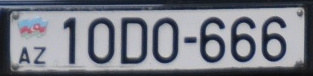
#> input picture data/original/licence_1.jpg, 313 x 76 px; its folder holds only this picture in this run
$ jupyter execute --allow-errors motion_deblurring.ipynb   (shell and % lines are left out)
#> lines starting #> are read from the running program, lines starting #| are printed output that depends on the picture
# 🚗 Motion Deblurring of License Plate Images

> **Computer Vision Final Project**; Group **BufferOverflow** (Methqphore)

This notebook implements a complete pipeline for:
1. **Simulating** motion blur on license plate images using parametric PSF kernels
2. **Restoring** degraded images via Inverse Filtering and Wiener Filtering (frequency domain)
3. **Enhancing** restored images with CLAHE, Unsharp Masking, and Adaptive Binarization
4. **Evaluating** restoration quality using PSNR and SSIM metrics
5. **Visualizing** results with comparison panels and statistical charts

---

## 1. Setup & Imports

We use **OpenCV** for image processing, **NumPy** for array operations and FFT,
**scikit-image** for quality metrics, **pandas** for tabular results, and **matplotlib** for visualization.

[cell 1]
import os
import re
import cv2
import numpy as np
import pandas as pd
import matplotlib.pyplot as plt
from skimage.metrics import peak_signal_noise_ratio, structural_similarity

# Display settings
plt.rcParams['figure.figsize'] = (14, 5)
plt.rcParams['figure.dpi'] = 100

print('All imports successful.')

## 2. Configuration & Folder Setup

Define all paths and parameters in one place for easy modification.

[cell 2]
# ── Paths ──────────────────────────────────────────────────
INPUT_FOLDER             = '../data/original'
BLURRED_FOLDER           = '../data/blurred'
KERNEL_FOLDER            = '../data/kernels'
RESTORED_INVERSE_FOLDER  = '../data/restored_inverse'
RESTORED_WIENER_FOLDER   = '../data/restored_wiener'
ENHANCED_FOLDER          = '../data/enhanced'
THRESHOLDED_FOLDER       = '../data/thresholded'
COMPARISON_FOLDER        = '../data/comparisons'
ENHANCE_COMPARISON_FOLDER = '../data/enhanced_comparisons'
METRICS_FOLDER           = '../data/metrics'

# ── Image dimensions ───────────────────────────────────────
IMG_WIDTH  = 256
IMG_HEIGHT = 128

# ── Blur parameters ────────────────────────────────────────
BLUR_LENGTHS = [5, 10, 15, 20]
BLUR_ANGLES  = [0, 15, 30, 45]

# ── Create output directories ──────────────────────────────
for folder in [
    BLURRED_FOLDER, KERNEL_FOLDER,
    RESTORED_INVERSE_FOLDER, RESTORED_WIENER_FOLDER,
    ENHANCED_FOLDER, THRESHOLDED_FOLDER,
    COMPARISON_FOLDER, ENHANCE_COMPARISON_FOLDER,
    METRICS_FOLDER
]:
    os.makedirs(folder, exist_ok=True)

print('All output directories created.')

## 3. Preprocessing & Motion Blur Simulation

### Theory

Motion blur is modeled as a **convolution** of the sharp image $f(x,y)$ with a
**Point Spread Function (PSF)** $h(x,y)$:

$$g(x,y) = f(x,y) * h(x,y) + n(x,y)$$

where $g$ is the blurred observation and $n$ is additive noise.

The PSF for linear motion of length $L$ at angle $\\theta$ is a thin line rotated
about its center. We normalize it so $\\sum h = 1$.

### Steps
1. Load each image → convert to **grayscale** → resize to 256×128
2. Create parametric motion blur kernels (4 lengths × 4 angles = 16 variants)
3. Apply each kernel via `cv2.filter2D` (spatial-domain convolution)

[cell 3]
def preprocess_image(image, width=IMG_WIDTH, height=IMG_HEIGHT):
    """Convert BGR image to grayscale and resize to fixed resolution."""
    gray = cv2.cvtColor(image, cv2.COLOR_BGR2GRAY)
    resized = cv2.resize(gray, (width, height))
    return resized


def motion_blur_kernel(length=15, angle=0):
    """
    Create a 2D motion blur kernel with given length and angle.

    The kernel is a horizontal line of 1s, rotated by the specified angle,
    then normalized so the sum equals 1.
    """
    kernel = np.zeros((length, length), dtype=np.float32)
    kernel[length // 2, :] = 1.0

    # Rotate around center
    center = (length / 2 - 0.5, length / 2 - 0.5)
    rotation_matrix = cv2.getRotationMatrix2D(center, angle, 1.0)
    rotated_kernel = cv2.warpAffine(kernel, rotation_matrix, (length, length))

    # Normalize
    kernel_sum = rotated_kernel.sum()
    if kernel_sum != 0:
        rotated_kernel /= kernel_sum

    return rotated_kernel


def apply_motion_blur(image, kernel):
    """Apply convolution using the motion blur kernel."""
    return cv2.filter2D(image, -1, kernel)


def save_kernel_visualization(kernel, save_path):
    """Save a normalized visualization of the kernel as an image."""
    vis = cv2.normalize(kernel.copy(), None, 0, 255, cv2.NORM_MINMAX)
    cv2.imwrite(save_path, vis.astype(np.uint8))

### Visualize sample kernels

Let's inspect what the motion blur kernels look like at different lengths and angles.

[cell 4]
fig, axes = plt.subplots(len(BLUR_LENGTHS), len(BLUR_ANGLES),
                         figsize=(12, 10))
fig.suptitle('Motion Blur Kernels (PSF)', fontsize=14, fontweight='bold')

for i, length in enumerate(BLUR_LENGTHS):
    for j, angle in enumerate(BLUR_ANGLES):
        kernel = motion_blur_kernel(length=length, angle=angle)
        axes[i, j].imshow(kernel, cmap='hot', interpolation='nearest')
        axes[i, j].set_title(f'L={length}, A={angle}°', fontsize=9)
        axes[i, j].axis('off')

plt.tight_layout()
plt.show()
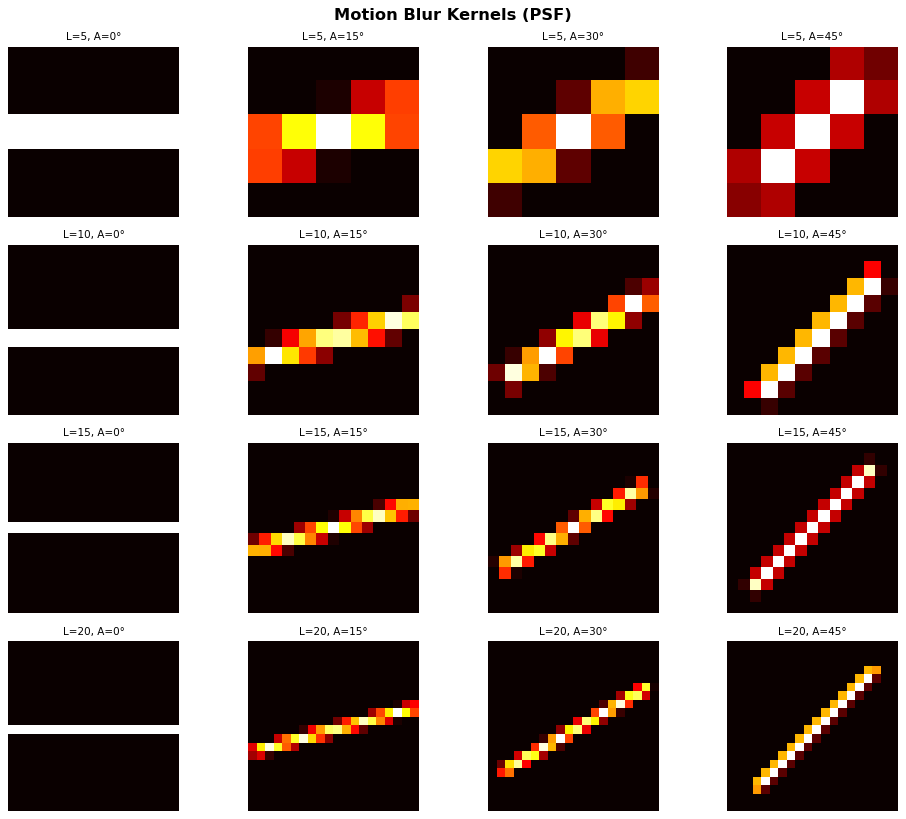
#> figure drawn by matplotlib, 16 panels

### Process entire dataset

Apply all 16 blur configurations to each of the 50 original images.

[cell 5]
image_files = sorted([
    f for f in os.listdir(INPUT_FOLDER)
    if f.lower().endswith(('.png', '.jpg', '.jpeg', '.bmp'))
])

print(f'Found {len(image_files)} original images.')

for filename in image_files:
    image_path = os.path.join(INPUT_FOLDER, filename)
    image = cv2.imread(image_path)
#> image is the input picture: shape (76, 313, 3); mean B, G, R 133.8, 124.4, 121.6

    if image is None:
        print(f'Could not read: {filename}')
        continue

    processed = preprocess_image(image)
#> in preprocess_image, `gray = cv2.cvtColor(image, cv2.COLOR_BGR2GRAY)`:
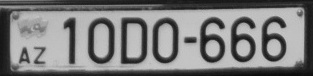
#> gray: shape (76, 313); min 11, max 205, mean 124.7
#> in preprocess_image, `resized = cv2.resize(gray, (width, height))`:
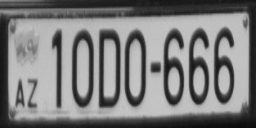
#> resized: shape (128, 256); min 11, max 201, mean 124.6
    base_name, _ = os.path.splitext(filename)

    for length in BLUR_LENGTHS:
        for angle in BLUR_ANGLES:
            kernel = motion_blur_kernel(length=length, angle=angle)
            blurred = apply_motion_blur(processed, kernel)

            blurred_name = f'{base_name}_L{length}_A{angle}.png'
            kernel_name  = f'kernel_L{length}_A{angle}.png'

            cv2.imwrite(os.path.join(BLURRED_FOLDER, blurred_name), blurred)
            save_kernel_visualization(
                kernel, os.path.join(KERNEL_FOLDER, kernel_name)
            )
#> this loop made 4 passes
#> pass 1, `cv2.imwrite(os.path.join(BLURRED_FOLDER, blurred_name), blurred)`:
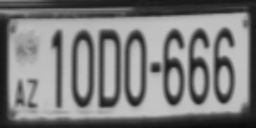
#> saved as licence_1_L5_A0.png: shape (128, 256); min 13, max 198, mean 124.6
#> after the loop:
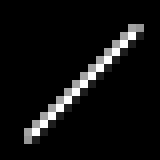
#> kernel: shape (20, 20) float32 (shown 8 times larger); min 0, max 0.0403, mean 0.0025; drawn with min black and max white

print(f'Blur simulation complete. Generated {len(image_files) * len(BLUR_LENGTHS) * len(BLUR_ANGLES)} blurred images.')

### Sample: Original vs. Blurred

Visualize one image under all blur configurations.

[cell 6]
# Pick the first image for demonstration
sample_file = image_files[0]
sample_img = preprocess_image(cv2.imread(os.path.join(INPUT_FOLDER, sample_file)))

fig, axes = plt.subplots(len(BLUR_LENGTHS) + 1, len(BLUR_ANGLES),
                         figsize=(14, 12))

# Top row: original repeated
for j in range(len(BLUR_ANGLES)):
    axes[0, j].imshow(sample_img, cmap='gray')
    axes[0, j].set_title('Original' if j == 0 else '', fontsize=9)
    axes[0, j].axis('off')

for i, length in enumerate(BLUR_LENGTHS):
    for j, angle in enumerate(BLUR_ANGLES):
        kernel = motion_blur_kernel(length=length, angle=angle)
        blurred = apply_motion_blur(sample_img, kernel)
        axes[i + 1, j].imshow(blurred, cmap='gray')
        axes[i + 1, j].set_title(f'L={length}, A={angle}°', fontsize=9)
        axes[i + 1, j].axis('off')
#> this loop made 4 passes

fig.suptitle(f'Blur Simulation — {sample_file}', fontsize=14, fontweight='bold')
plt.tight_layout()
plt.show()
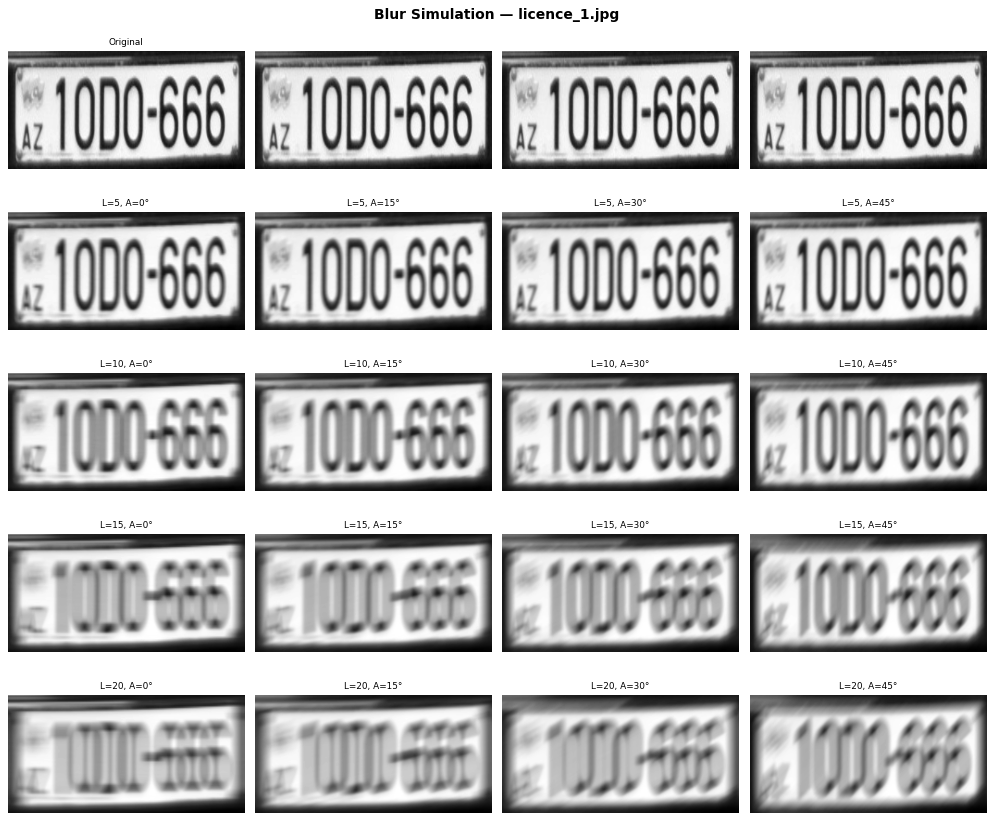
#> figure drawn by matplotlib, 20 panels

## 4. Image Restoration (Deblurring)

### Theory

In the **frequency domain**, convolution becomes multiplication:

$$G(u,v) = F(u,v) \cdot H(u,v) + N(u,v)$$

#### Inverse Filtering
Direct division recovers the original spectrum:

$$\hat{F}(u,v) = \frac{G(u,v)}{H(u,v)}$$

This is extremely sensitive to noise — where $|H|$ is small, noise is amplified dramatically.

#### Wiener Filtering
Adds regularization to suppress noise amplification:

$$\hat{F}(u,v) = \frac{H^*(u,v)}{|H(u,v)|^2 + K} \cdot G(u,v)$$

where $K$ is a regularization constant controlling the noise-suppression trade-off.

[cell 7]
# [49 lines left out: functions psf_to_otf, inverse_filter, wiener_filter, not called in this run]

[cell 8]
# [10 lines left out: function parse_filename, not called in this run]

### Run deblurring on all blurred images

[cell 9]
blurred_files = sorted([
    f for f in os.listdir(BLURRED_FOLDER)
    if f.lower().endswith(('.png', '.jpg', '.jpeg', '.bmp'))
])
#> blurred_files = []

print(f'Found {len(blurred_files)} blurred images to restore.')
#| Found 0 blurred images to restore.

for filename in blurred_files:
    image_path = os.path.join(BLURRED_FOLDER, filename)
    blurred = cv2.imread(image_path, cv2.IMREAD_GRAYSCALE)

    if blurred is None:
        continue

    base_name, length, angle = parse_filename(filename)
    if base_name is None:
        continue

    kernel = motion_blur_kernel(length=length, angle=angle)

    restored_inv    = inverse_filter(blurred, kernel, eps=1e-3)
    restored_wiener = wiener_filter(blurred, kernel, K=0.01)

    inv_name    = f'{base_name}_L{length}_A{angle}_inverse.png'
    wiener_name = f'{base_name}_L{length}_A{angle}_wiener.png'

    cv2.imwrite(os.path.join(RESTORED_INVERSE_FOLDER, inv_name), restored_inv)
    cv2.imwrite(os.path.join(RESTORED_WIENER_FOLDER, wiener_name), restored_wiener)

print('Deblurring complete.')

### Sample: Inverse vs. Wiener Filtering

[cell 10]
# Show one example at L=15, A=0
sample_base, _ = os.path.splitext(sample_file)
demo_L, demo_A = 15, 0

original = preprocess_image(cv2.imread(os.path.join(INPUT_FOLDER, sample_file)))
blurred  = cv2.imread(os.path.join(BLURRED_FOLDER, f'{sample_base}_L{demo_L}_A{demo_A}.png'),
                      cv2.IMREAD_GRAYSCALE)
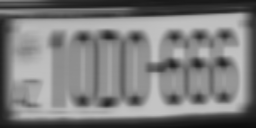
#> blurred: shape (128, 256); min 13, max 195, mean 124.6
inv_res  = cv2.imread(os.path.join(RESTORED_INVERSE_FOLDER,
                      f'{sample_base}_L{demo_L}_A{demo_A}_inverse.png'),
                      cv2.IMREAD_GRAYSCALE)
wien_res = cv2.imread(os.path.join(RESTORED_WIENER_FOLDER,
                      f'{sample_base}_L{demo_L}_A{demo_A}_wiener.png'),
                      cv2.IMREAD_GRAYSCALE)

fig, axes = plt.subplots(1, 4, figsize=(16, 4))
titles = ['Original', f'Blurred (L={demo_L}, A={demo_A}°)', 'Inverse Filter', 'Wiener Filter']
images = [original, blurred, inv_res, wien_res]

#> (the rest of this cell did not finish here and is left out)

## 5. Post-Processing Enhancement

After Wiener restoration, we apply a 3-stage enhancement pipeline:

1. **CLAHE** (Contrast-Limited Adaptive Histogram Equalization) improves local contrast
2. **Unsharp Masking** sharpens edges by amplifying high-frequency components
3. **Adaptive Binarization** converts to binary for character segmentation

[cell 11]
# [19 lines left out: functions apply_clahe, unsharp_mask, adaptive_binarization, not called in this run]


def enhance_image(image):
    """Full enhancement pipeline: denoise → CLAHE → sharpen → binarize."""
    denoised   = cv2.GaussianBlur(image, (3, 3), 0)
    contrast   = apply_clahe(denoised, clip_limit=2.0, tile_grid_size=(8, 8))
    sharpened  = unsharp_mask(contrast, sigma=1.0, strength=1.2)
    binary     = adaptive_binarization(sharpened)
    return contrast, sharpened, binary

### Run enhancement on all Wiener-restored images

[cell 12]
# [9 lines left out: function add_label, not called in this run]


wiener_files = sorted([
    f for f in os.listdir(RESTORED_WIENER_FOLDER)
    if f.lower().endswith(('.png', '.jpg', '.jpeg', '.bmp'))
])

for filename in wiener_files:
    path = os.path.join(RESTORED_WIENER_FOLDER, filename)
    image = cv2.imread(path, cv2.IMREAD_GRAYSCALE)
    if image is None:
        continue

    contrast, sharpened, binary = enhance_image(image)

    enhanced_name   = filename.replace('_wiener', '_enhanced')
    binary_name     = filename.replace('_wiener', '_binary')
    comparison_name = filename.replace('_wiener', '_enhancement_panel')

    cv2.imwrite(os.path.join(ENHANCED_FOLDER, enhanced_name), sharpened)
    cv2.imwrite(os.path.join(THRESHOLDED_FOLDER, binary_name), binary)

    # Build comparison panel: Wiener | CLAHE | Sharpened | Thresholded
    panel = np.hstack([
        add_label(image, 'Wiener'),
        add_label(contrast, 'CLAHE'),
        add_label(sharpened, 'Sharpened'),
        add_label(binary, 'Thresholded')
    ])
    cv2.imwrite(os.path.join(ENHANCE_COMPARISON_FOLDER, comparison_name), panel)

print(f'Enhancement complete. Processed {len(wiener_files)} images.')

### Sample: Enhancement Pipeline

[cell 13]
# Show enhancement stages for the demo image
wien_demo = cv2.imread(
    os.path.join(RESTORED_WIENER_FOLDER, f'{sample_base}_L{demo_L}_A{demo_A}_wiener.png'),
    cv2.IMREAD_GRAYSCALE
)
#> (the rest of this cell did not finish here and is left out)

## 6. Evaluation & Metrics

We quantitatively assess restoration quality using two standard metrics:

- **PSNR** (Peak Signal-to-Noise Ratio): measures pixel-level fidelity (higher = better)
- **SSIM** (Structural Similarity Index): measures perceptual similarity (closer to 1 = better)

Both metrics compare restored images against the original ground truth.

[cell 14]
# [15 lines left out: functions compute_metrics, build_comparison_panel, not called in this run]

### Compute metrics for all images

[cell 15]
rows = []

for blurred_filename in sorted(os.listdir(BLURRED_FOLDER)):
    if not blurred_filename.lower().endswith(('.png', '.jpg', '.jpeg', '.bmp')):
        continue

    base_name, length, angle = parse_filename(blurred_filename)
    if base_name is None:
        continue

    # Find original
    original_path = None
    for ext in ['.png', '.jpg', '.jpeg', '.bmp']:
        candidate = os.path.join(INPUT_FOLDER, base_name + ext)
        if os.path.exists(candidate):
            original_path = candidate
            break
    if original_path is None:
        continue

    inv_name    = f'{base_name}_L{length}_A{angle}_inverse.png'
    wiener_name = f'{base_name}_L{length}_A{angle}_wiener.png'

    inverse_path = os.path.join(RESTORED_INVERSE_FOLDER, inv_name)
    wiener_path  = os.path.join(RESTORED_WIENER_FOLDER, wiener_name)

    if not os.path.exists(inverse_path) or not os.path.exists(wiener_path):
        continue

    original_bgr = cv2.imread(original_path)
    blurred_img  = cv2.imread(os.path.join(BLURRED_FOLDER, blurred_filename), cv2.IMREAD_GRAYSCALE)
    inverse_img  = cv2.imread(inverse_path, cv2.IMREAD_GRAYSCALE)
    wiener_img   = cv2.imread(wiener_path, cv2.IMREAD_GRAYSCALE)

    if any(x is None for x in [original_bgr, blurred_img, inverse_img, wiener_img]):
        continue

    original = preprocess_image(original_bgr)

    psnr_b, ssim_b = compute_metrics(original, blurred_img)
    psnr_i, ssim_i = compute_metrics(original, inverse_img)
    psnr_w, ssim_w = compute_metrics(original, wiener_img)

    # Save comparison panel
    panel = build_comparison_panel(original, blurred_img, inverse_img, wiener_img)
    comp_name = f'{base_name}_L{length}_A{angle}_comparison.png'
    cv2.imwrite(os.path.join(COMPARISON_FOLDER, comp_name), panel)

    rows.append({
        'image': base_name, 'blur_length': length, 'angle': angle,
        'psnr_blurred': round(psnr_b, 3), 'ssim_blurred': round(ssim_b, 4),
        'psnr_inverse': round(psnr_i, 3), 'ssim_inverse': round(ssim_i, 4),
        'psnr_wiener':  round(psnr_w, 3), 'ssim_wiener':  round(ssim_w, 4),
    })

#> (the rest of this cell did not finish here and is left out)

### Detailed results (first 20 rows)

#> (a cell that did not finish here is left out)

## 7. Visualization & Analysis

Let's visualize the metrics to understand how blur severity affects restoration quality.

### 7.1 Mean PSNR & SSIM and Blurred vs. Inverse vs. Wiener

[cell 17]
methods = ['Blurred', 'Inverse Filter', 'Wiener Filter']
#> (the rest of this cell did not finish here and is left out)

### 7.2 PSNR vs. Blur Kernel Length

#> (a cell that did not finish here is left out)

### 7.3 PSNR vs. Blur Angle

#> (a cell that did not finish here is left out)

### 7.4 Heatmap: Wiener PSNR by Length × Angle

#> (a cell that did not finish here is left out)

### 7.5 Multi-Image Comparison Grid

Show 5 sample images at a moderate blur (L=15, A=0) across all pipeline stages.

[cell 21]
sample_images = image_files[:5]  # First 5 images
demo_params = (15, 0)

fig, axes = plt.subplots(5, 4, figsize=(16, 16))
col_titles = ['Original', 'Blurred', 'Inverse Filter', 'Wiener Filter']

for j, title in enumerate(col_titles):
    axes[0, j].set_title(title, fontsize=12, fontweight='bold')

for i, fname in enumerate(sample_images):
    bname, _ = os.path.splitext(fname)
    L, A = demo_params

    orig = preprocess_image(cv2.imread(os.path.join(INPUT_FOLDER, fname)))
    blur = cv2.imread(os.path.join(BLURRED_FOLDER, f'{bname}_L{L}_A{A}.png'),
                      cv2.IMREAD_GRAYSCALE)
    inv  = cv2.imread(os.path.join(RESTORED_INVERSE_FOLDER, f'{bname}_L{L}_A{A}_inverse.png'),
                      cv2.IMREAD_GRAYSCALE)
    wien = cv2.imread(os.path.join(RESTORED_WIENER_FOLDER, f'{bname}_L{L}_A{A}_wiener.png'),
                      cv2.IMREAD_GRAYSCALE)

    for j, img in enumerate([orig, blur, inv, wien]):
        if img is not None:
            axes[i, j].imshow(img, cmap='gray')
        axes[i, j].axis('off')
#> this loop made 4 passes
#> img on passes 3 to 4: None, None
    axes[i, 0].set_ylabel(bname, fontsize=9, rotation=0, labelpad=70)

plt.suptitle(f'Pipeline Results (L={L}, A={A}°)', fontsize=14, fontweight='bold')
plt.tight_layout()
plt.show()

$ run again, on data/original/licence_13.jpg
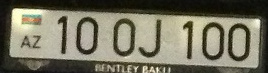
#> input picture data/original/licence_13.jpg, 268 x 73 px
#> image is the input picture: shape (73, 268, 3); mean B, G, R 96.2, 114.6, 117.4
#> the loop `for length in BLUR_LENGTHS:` made 4 passes
#> pass 1, `cv2.imwrite(os.path.join(BLURRED_FOLDER, blurred_name), blurred)`:
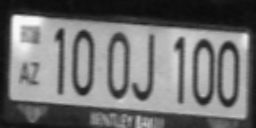
#> saved as licence_13_L5_A0.png: shape (128, 256); min 12, max 249, mean 113.2
#> the loop `for i, length in enumerate(BLUR_LENGTHS):` made 4 passes
#> blurred_files = []
#| Found 0 blurred images to restore.
#> `blurred  = cv2.imread(os.path.join(BLURRED_FOLDER, f'{sample_base}_L{d..`:
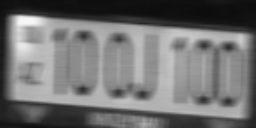
#> blurred: shape (128, 256); min 12, max 248, mean 113.2
#> the loop `for j, img in enumerate([orig, blur, inv, wien]):` made 4 passes
#> img on passes 3 to 4: None, None

$ run again, on data/original/licence_14.jpg
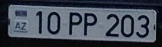
#> input picture data/original/licence_14.jpg, 162 x 47 px
#> image is the input picture: shape (47, 162, 3); mean B, G, R 85.1, 73.2, 66.3
#> in preprocess_image, `resized = cv2.resize(gray, (width, height))`:
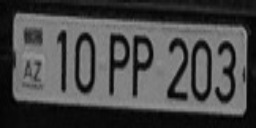
#> resized: shape (128, 256); min 1, max 154, mean 72.4
#> the loop `for i, length in enumerate(BLUR_LENGTHS):` made 4 passes
#> blurred_files = []
#| Found 0 blurred images to restore.
#> `blurred  = cv2.imread(os.path.join(BLURRED_FOLDER, f'{sample_base}_L{d..`:
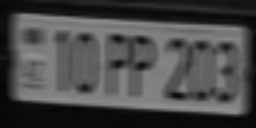
#> blurred: shape (128, 256); min 5, max 144, mean 72.4
#> the loop `for j, img in enumerate([orig, blur, inv, wien]):` made 4 passes
#> img on passes 3 to 4: None, None

$ run again, on data/original/licence_15.jpg
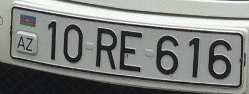
#> input picture data/original/licence_15.jpg, 249 x 94 px
#> image is the input picture: shape (94, 249, 3); mean B, G, R 126.1, 129, 126.5
#> the loop `for i, length in enumerate(BLUR_LENGTHS):` made 4 passes
#> blurred_files = []
#| Found 0 blurred images to restore.
#> `blurred  = cv2.imread(os.path.join(BLURRED_FOLDER, f'{sample_base}_L{d..`:
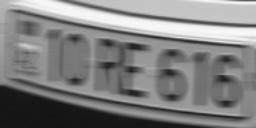
#> blurred: shape (128, 256); min 20, max 249, mean 127.7
#> the loop `for j, img in enumerate([orig, blur, inv, wien]):` made 4 passes
#> img on passes 3 to 4: None, None
